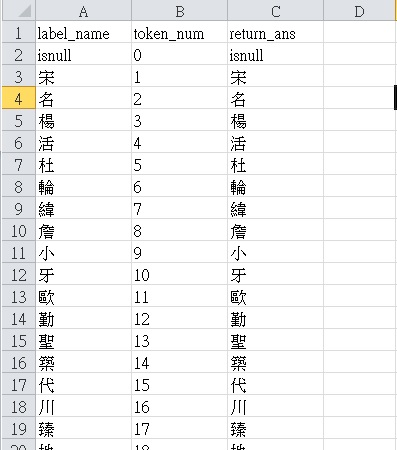
#> input picture Competition/competition2021_04-07_release/image/label_token01.jpg, 397 x 450 px; its folder holds 4 pictures in this run
$ jupyter execute --allow-errors data_pre_process.ipynb
#> lines starting #> are read from the running program, lines starting #| are printed output that depends on the picture
[cell 1]
# make tab.
import os
from os import listdir
import math

import numpy as np
from PIL import Image
import pandas as pd
import matplotlib.pyplot as plt

[cell 2]
# read training data dic && check file train_data file exist with label
# 讀取官方指定類別，並判斷其訓練資料是否有不存在的類別
label_list = ['isnull']
print(os.getcwd())
train_data_dic_path = os.getcwd()+'/training data dic.txt'
if not os.path.isfile(train_data_dic_path):
    print(' >> training data dic.txt not exist !')
else:

    # open dic txt
    txt_file = open(train_data_dic_path, 'r', encoding='utf-8')
    dic_list = txt_file.readlines() # print(dic_list[:10])  ex:'宋\n', '名\n', '楊\n', '活\n'... 可以看到有\n 斷行符號

    for label in dic_list:
        label_list.append(label[0])
    txt_file.close()
if len(label_list) > 0:
    print(' >> 官方指定label數量 :' ,len(label_list)) # 800 + 1(isnull)

# get image file info. ex: file_name = 12345_中.jpg
# 取得圖片訊息 ex: file_name = 12345_中.jpg
record_not_exist_list = []
train_data_folder = os.getcwd() + '/ImageDataset/training_set'
if not os.path.isdir(train_data_folder):
    print('training data folder not EXIST!')
else:
    list_train_data = os.listdir(train_data_folder)
    print('>> train data total count :', len(list_train_data))
    for data in list_train_data:
        file_name = data.split('.')[0]
        file_label = file_name.split('_')[1]

    if file_label not in label_list:
        record_not_exist_list.append(file_name)
# check file with not exist label
# 檢查紀錄是否存在指定類別外的資料
if len(record_not_exist_list) > 0:
    print(' >> this data error for label exist ')
    print(record_not_exist_list)
else:
    print(' >> all train data label exist on training data dic.txt !')

[cell 3]
# create tab. with image data info. ,
def create_token_list(file_path, token_name='basic_token'):
    print('>> == create_token_list ==')
    token_num = 0
    label_list = ['isnull']
    token_list = [token_num]
    ans_list = ['isnull'] #
    token_path = os.getcwd() + '/' + str(token_name) + '.csv'
    if os.path.isfile(file_path):
        txt_file = open(file_path, 'r', encoding = 'utf-8')
        dic_list = txt_file.readlines()
        for label in dic_list:
            token_num +=1
            label_list.append(label[0])
            token_list.append(token_num)
            ans_list.append(label[0])
    if os.path.isfile(token_path):
        print('>> token.csv exist !')
    else:
        print('>> create token.csv !')
        # write in csv ['label_name' ,'token_num', 'return_ans']
        dataframe = pd.DataFrame({'label_name' : label_list,
                                'token_num' : token_list,
                                'return_ans' :ans_list})
        # index = False, 不添加第一行(column)號 ; encoding = 'big5', 繁體中文使用
        dataframe.to_csv('basic_token.csv', index=False, encoding='big5')
if __name__ == '__main__':
    dic_txt_path = os.getcwd() + '/training data dic.txt'
    create_token_list(dic_txt_path)
    df = pd.read_csv(os.getcwd()+'/basic_token.csv', encoding='big5')
    print(df)

[cell 4]
img = Image.open(os.getcwd() +'/image/label_token01.jpg')
#> img is the input picture: PIL image 397x450 RGB; mean R, G, B 242.2, 242.4, 242.5
plt.figure(figsize=(7,10))
plt.imshow(img)

[cell 5]
# create image tab.
# 建立圖片資訊對照表 # 對照表 title = ['img_name', 'img_label', 'img_token', 'img_shape']
def create_image_tab(token_path, train_data_path, tab_name = 'basic_image_tab'):
    print('>> == create_token_list ==')
    df_tab = []
    df_token = []
    if os.path.isfile(token_path):
        df_token = pd.read_csv(token_path, encoding='big5') #繁體中文, big5
    else:
        print(' >> '+ csv_path + ' not EXIST ! please check file !')
    img_name_list = []
    img_label_list = []
    img_token_list = []
    img_shape_list = []
    if not os.path.isdir(train_data_path):
        print('>> '+ train_data_path +' NOT Exist ! please check train_data_folder !')
    else:
        print('>> Get train data folder')
        tab_path = os.getcwd() + '/' + tab_name + '.csv'
        if not os.path.isfile(tab_path):
            file_list = os.listdir(train_data_path)
            file_list.sort()
            for img_file in file_list:
                # ex: 00009_范.jpg
                img_name = img_file
                img_name_list.append(img_name)

                # ex: 范
                img_label = (img_file.split('.')[0]).split('_')[1]
                img_label_list.append(img_label)

                # get label token ex:453 pair with token.csv
                if img_label in df_token['label_name'].values.tolist():
                    token = (df_token[(df_token['label_name'] == img_label)])['token_num']
                    img_token_list.append(token.values[0])
                else:
                    print(' == Error for img label not in token list == '+ img_file) # 檢查資料青洗後是否有取名錯誤

                # get shape
                img = Image.open(train_data_path + '/' + img_file)
                img_shape_list.append(np.array(img).shape[:2])

            # ===== write file
            df_img_tab = pd.DataFrame({'img_name' : img_name_list,
                        'img_label' : img_label_list,
                        'img_token' : img_token_list,
                        'img_shape' : img_shape_list})
            df_img_tab.to_csv(tab_name + '.csv', index = False, encoding = 'big5')
            print('>> create tab successful')
        else:
            print('>> this tab is already exist')
if __name__ == '__main__':
    token_path = os.getcwd() + '/basic_token.csv'
    train_data_path = os.getcwd() + '/ImageDataset/training_set'
    create_image_tab(token_path, train_data_path)

[cell 6]
img = Image.open(os.getcwd() +'/image/label_tab01.jpg')
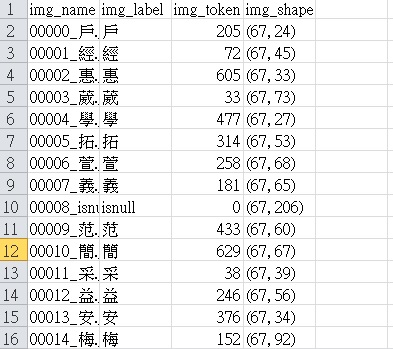
#> input picture Competition/competition2021_04-07_release/image/label_tab01.jpg, 393 x 349 px
#> img is the input picture: PIL image 393x349 RGB; mean R, G, B 234.8, 234.8, 234.7
plt.figure(figsize=(7,10))
plt.imshow(img)

[cell 7]
# count number of training data with every class
# 計算每個類別的訓練資料數量  ，寫入 basic_token.csv
label_list ,token_list ,ans_list, count_list = [], [], [], []
# title => ['label_name' ,'token_num' ,'return_ans', 'data_count']

df = pd.read_csv(os.getcwd() + '/basic_token.csv', encoding = 'big5')

count_list = [0]*len(df['label_name'])

# get train data label_name && record count
train_data_path = os.getcwd() + '/ImageDataset/training_set'
if not os.path.isdir(train_data_path):
    print('>> folder /training_set not exist, pls check')
else:
    data_list = os.listdir(train_data_path)
    data_list.sort()
    for data in data_list:
        img_name = data.split('.')[0]
        img_label = img_name.split('_')[1]

        df_index = df[df['label_name'] == img_label].index.values[0]
        count_list[df_index] += 1

    # new dataframe
    df_new = pd.DataFrame({
    'label_name':df['label_name'],
    'token_num' :df['token_num'],
    'return_ans':df['return_ans'],
    'data_count':count_list
    })
    print(df_new)
    df_new.to_csv(os.getcwd() + '/basic_token_modify.csv', index = False, encoding = 'big5')
    print('\n>> modify .csv file successful!')

[cell 8]
img = Image.open(os.getcwd() +'/image/label_token02.jpg')
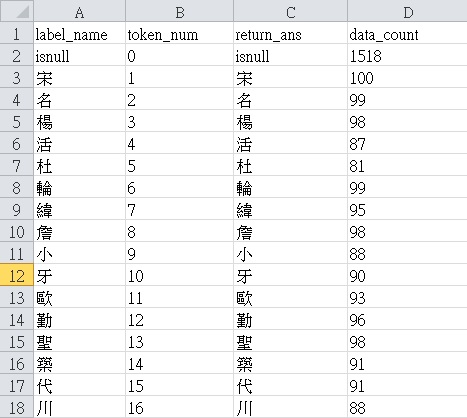
#> input picture Competition/competition2021_04-07_release/image/label_token02.jpg, 467 x 418 px
#> img is the input picture: PIL image 467x418 RGB; mean R, G, B 242.4, 242.6, 242.7
plt.figure(figsize=(9,10))
plt.imshow(img)
